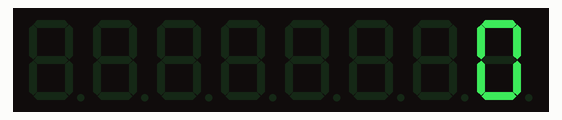
This sketch was run on a simulated ESP32. On the bench: 8-digit seven-segment display.

Above: at 0.1 s.
At 1.1 s:
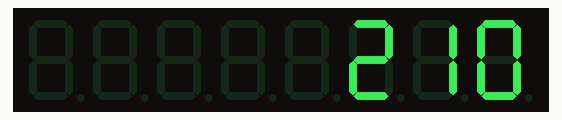
At 1.6 s:
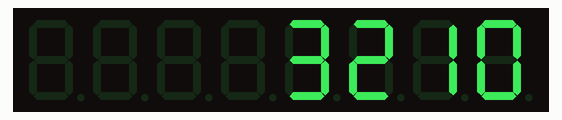
At 2.1 s:
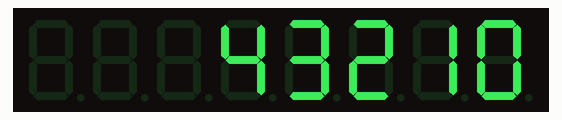
At 3.1 s:
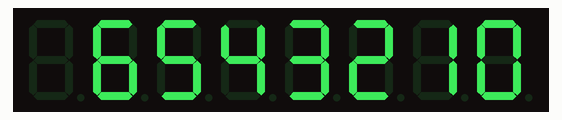
At 4.1 s:
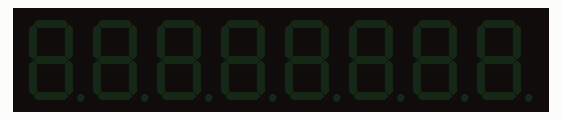

Measured:
- by itself, everything shown: repeats every 4.5 s, in 9 steps
- what the display in image 1 shows lasts 0.5 s, from 1.0 s to 1.5 s

The sketch:

ESP32_Max7219_7.ino
```cpp
/*
Requisitos: Librería “LedController”. Usa el protocolo SPI, los pines a usar varian según la placa Arduino a usar
*/

#include "LedController.hpp"

/*
Conectar los pines del max7219 como la definición que sigue
*/
#define DIN 23
#define CS 5
#define CLK 18

/*
 Ahora necesitamos una variable LedController para trabajar.
 Solo tenemos un MAX72XX, por lo que las dimensiones son 1,1.
 */

LedController<1,1> lc;

/* Dar un tiempo entre refresco de display */
unsigned long delaytime=500;

void setup() {
  // Aquí se crea un nuevo objeto LedController sin hardware SPI.
  lc=LedController<1,1>(DIN,CLK,CS);
  lc.setIntensity(8); // Se establece el brillo en valores medios.
  lc.clearMatrix(); // Se borra el display
}

void loop() {
 for(int i=0; i<8; i++) {
     lc.setDigit(0,i,i,false);
     delay(delaytime);
  }


  lc.clearMatrix();
  delay(delaytime);
}
```
